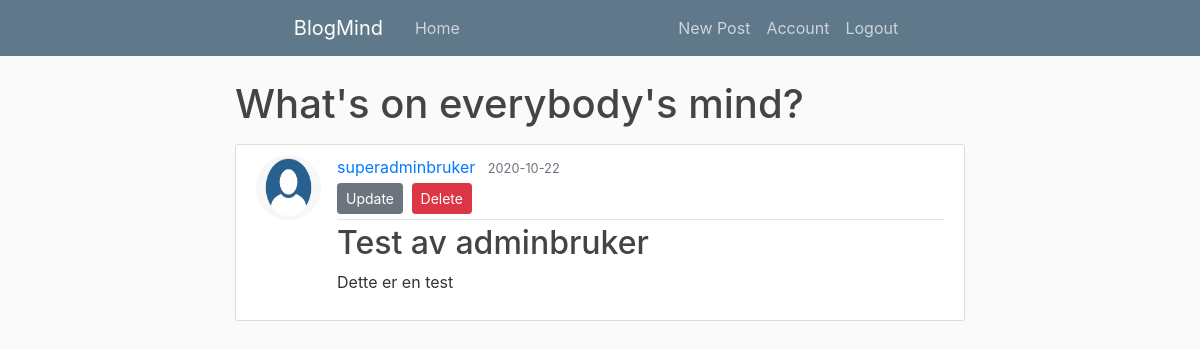
The app's page /post/1 (signed in) with its own data.
### photomind/models.py (models this page shows, shortened)
class User(db.Model, UserMixin):
    id = db.Column(db.Integer, primary_key=True)
    username = db.Column(db.String(20), unique=True, nullable=False)
    email = db.Column(db.String(120), unique=True, nullable=False)
    image_file = db.Column(db.String(20), nullable=False, default='default.jpg')
    password = db.Column(db.String(60), nullable=False)
    question = db.Column(db.Integer, nullable=False)
    answer = db.Column(db.String(30), nullable=False)
    posts = db.relationship('Post', backref='author', lazy=True)
    last_login_at = db.Column(db.DateTime)
    last_login_ip = db.Column(db.String(100))
    active = db.Column(db.Boolean)
    role = db.Column(db.String(10), nullable=False, default='user')

class Post(db.Model):
    id = db.Column(db.Integer, primary_key=True)
    title = db.Column(db.String(100), nullable=False)
    date_posted = db.Column(db.DateTime, nullable=False, default=datetime.utcnow)
    content = db.Column(db.Text, nullable=False)
    user_id = db.Column(db.Integer, db.ForeignKey('user.id'), nullable=False)

### photomind/posts/routes.py (the view)
@posts.route("/post/<int:post_id>")
@login_required
@nocache
def post(post_id):
    post = Post.query.get_or_404(post_id)
    return render_template('post.html', title=post.title, post=post)

### photomind/models.py (called while the page is built)
@login_manager.user_loader
def load_user(user_id):
    return User.query.get(int(user_id))

### photomind/nocache.py (called while the page is built)
def nocache(view):
    @wraps(view)
    def no_cache(*args, **kwargs):
        response = make_response(view(*args, **kwargs))
        response.headers['Last-Modified'] = datetime.now()
        response.headers['Cache-Control'] = 'no-store, no-cache, must-revalidate, post-check=0, pre-check=0, max-age=0'
        response.headers['Pragma'] = 'no-cache'
        response.headers['Expires'] = '-1'
        return response
    return update_wrapper(no_cache, view)

### photomind/templates/post.html (shortened to what this page needs)
{% extends "layout.html" %}
{% block content %}
  <h1 class="mb-3">What's on everybody's mind? </h1>
  <article class="media content-section">
    <img class="rounded-circle article-img" src="{{ url_for('static', filename='profile_pics/' + post.author.image_file) }}">
    <div class="media-body">
      <div class="article-metadata">
        <a class="mr-2" href="{{ url_for('users.user_posts', username=post.author.username) }}">{{ post.author.username }}</a>
        <small class="text-muted">{{ post.date_posted.strftime('%Y-%m-%d') }}</small>
        {% if post.author == current_user %}
          <div>
            <a class="btn btn-secondary btn-sm mt-1 mb-1" href="{{ url_for('posts.update_post', post_id=post.id) }}">Update</a>
            <button type="button" class="btn btn-danger btn-sm m-1" data-toggle="modal" data-target="#deleteModal">Delete</button>
          </div>
        {% endif %}
      </div>
      <h2 class="article-title">{{ post.title }}</h2>
      <p class="article-content">{{ post.content }}</p>
    </div>
  </article>
{% endblock content %}

### photomind/static/main.css (style rules this page uses)
body { background: #fafafa; color: #333333; margin-top: 5rem; }
h1, h2, h3, h4, h5, h6 { color: #444444; }
.content-section { background: #ffffff; padding: 10px 20px; border: 1px solid #dddddd; border-radius: 3px; margin-bottom: 20px; }
.article-title { color: #444444; }
.article-content { white-space: pre-line; }
.article-img { height: 65px; width: 65px; margin-right: 16px; }
.article-metadata { padding-bottom: 1px; margin-bottom: 4px; border-bottom: 1px solid #e3e3e3 }

### records on screen
User: image_file (placeholder picture), author.username "superadminbruker"
Post: date_posted "2020-10-22", title "Test av adminbruker", content "Dette er en test"
